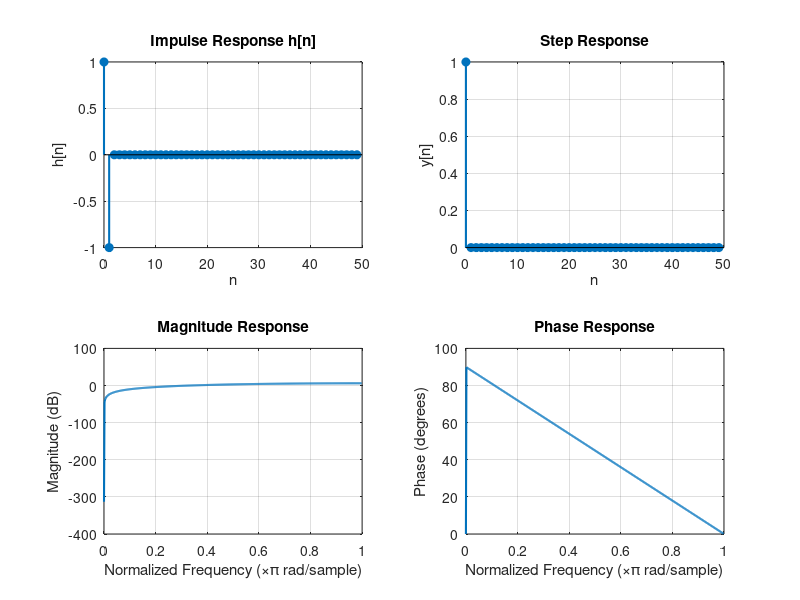

Recreate this plot in MATLAB. (Note: this script raises an error after producing the figure.)
% LTI System - Time and Frequency Response
%
% First Order:
%   1a) y(n) = x(n) - x(n-1)
%   1b) y(n) = 0.2x(n) + 0.2x(n-1) + 0.6y(n-1)
%
% Second Order:
%   2a) y(n) = 0.5x(n) + 0.9x(n-2) - 0.4y(n-2)
%   2b) y(n) = x(n)   + 0.9x(n-2) - 0.4y(n-2)

% Copyright 2026 The MathWorks, Inc.

clc;
clear;
close all;

N    = 50;
Nfft = 512;
n    = 0:N-1;

imp = [1 zeros(1,N-1)];   % unit impulse input
stp = ones(1,N);           % unit step input

% =========================================================
%  SYSTEM COEFFICIENTS   b = numerator,  a = denominator
% =========================================================
% 1a) y(n) = x(n) - x(n-1)
b1a = [1, -1];      a1a = [1];

% 1b) y(n) = 0.2x(n) + 0.2x(n-1) + 0.6y(n-1)
b1b = [0.2, 0.2];   a1b = [1, -0.6];

% 2a) y(n) = 0.5x(n) + 0.9x(n-2) - 0.4y(n-2)
b2a = [0.5, 0, 0.9];   a2a = [1, 0, 0.4];

% 2b) y(n) = x(n) + 0.9x(n-2) - 0.4y(n-2)
b2b = [1, 0, 0.9];     a2b = [1, 0, 0.4];

% =========================================================
%  FIGURE 1 : First Order System 1a
%             y(n) = x(n) - x(n-1)
% =========================================================
figure('Name','First Order - System 1a','NumberTitle','off');

h   = filter(b1a, a1a, imp);
y   = filter(b1a, a1a, stp);
[H,w] = freqz(b1a, a1a, Nfft);

subplot(2,2,1);
stem(n, h, 'filled', 'LineWidth', 1.5);
title('Impulse Response h[n]');
xlabel('n'); ylabel('h[n]'); grid on;

subplot(2,2,2);
stem(n, y, 'filled', 'LineWidth', 1.5);
title('Step Response');
xlabel('n'); ylabel('y[n]'); grid on;

subplot(2,2,3);
plot(w/pi, 20*log10(abs(H)+eps), 'LineWidth', 1.5);
title('Magnitude Response');
xlabel('Normalized Frequency (\times\pi rad/sample)');
ylabel('Magnitude (dB)'); grid on;

subplot(2,2,4);
plot(w/pi, angle(H)*180/pi, 'LineWidth', 1.5);
title('Phase Response');
xlabel('Normalized Frequency (\times\pi rad/sample)');
ylabel('Phase (degrees)'); grid on;

sgtitle('First Order System 1a :  y(n) = x(n) - x(n-1)', ...
        'FontWeight','bold','FontSize',10);

% =========================================================
%  FIGURE 2 : First Order System 1b
%             y(n) = 0.2x(n) + 0.2x(n-1) + 0.6y(n-1)
% =========================================================
figure('Name','First Order - System 1b','NumberTitle','off');

h   = filter(b1b, a1b, imp);
y   = filter(b1b, a1b, stp);
[H,w] = freqz(b1b, a1b, Nfft);

subplot(2,2,1);
stem(n, h, 'filled', 'LineWidth', 1.5);
title('Impulse Response h[n]');
xlabel('n'); ylabel('h[n]'); grid on;

subplot(2,2,2);
stem(n, y, 'filled', 'LineWidth', 1.5);
title('Step Response');
xlabel('n'); ylabel('y[n]'); grid on;

subplot(2,2,3);
plot(w/pi, 20*log10(abs(H)+eps), 'LineWidth', 1.5);
title('Magnitude Response');
xlabel('Normalized Frequency (\times\pi rad/sample)');
ylabel('Magnitude (dB)'); grid on;

subplot(2,2,4);
plot(w/pi, angle(H)*180/pi, 'LineWidth', 1.5);
title('Phase Response');
xlabel('Normalized Frequency (\times\pi rad/sample)');
ylabel('Phase (degrees)'); grid on;

sgtitle('First Order System 1b :  y(n) = 0.2x(n) + 0.2x(n-1) + 0.6y(n-1)', ...
        'FontWeight','bold','FontSize',10);

% =========================================================
%  FIGURE 3 : Second Order System 2a
%             y(n) = 0.5x(n) + 0.9x(n-2) - 0.4y(n-2)
% =========================================================
figure('Name','Second Order - System 2a','NumberTitle','off');

h   = filter(b2a, a2a, imp);
y   = filter(b2a, a2a, stp);
[H,w] = freqz(b2a, a2a, Nfft);

subplot(2,2,1);
stem(n, h, 'filled', 'LineWidth', 1.5);
title('Impulse Response h[n]');
xlabel('n'); ylabel('h[n]'); grid on;

subplot(2,2,2);
stem(n, y, 'filled', 'LineWidth', 1.5);
title('Step Response');
xlabel('n'); ylabel('y[n]'); grid on;

subplot(2,2,3);
plot(w/pi, 20*log10(abs(H)+eps), 'LineWidth', 1.5);
title('Magnitude Response');
xlabel('Normalized Frequency (\times\pi rad/sample)');
ylabel('Magnitude (dB)'); grid on;

subplot(2,2,4);
plot(w/pi, angle(H)*180/pi, 'LineWidth', 1.5);
title('Phase Response');
xlabel('Normalized Frequency (\times\pi rad/sample)');
ylabel('Phase (degrees)'); grid on;

sgtitle('Second Order System 2a :  y(n) = 0.5x(n) + 0.9x(n-2) - 0.4y(n-2)', ...
        'FontWeight','bold','FontSize',10);

% =========================================================
%  FIGURE 4 : Second Order System 2b
%             y(n) = x(n) + 0.9x(n-2) - 0.4y(n-2)
% =========================================================
figure('Name','Second Order - System 2b','NumberTitle','off');

h   = filter(b2b, a2b, imp);
y   = filter(b2b, a2b, stp);
[H,w] = freqz(b2b, a2b, Nfft);

subplot(2,2,1);
stem(n, h, 'filled', 'LineWidth', 1.5);
title('Impulse Response h[n]');
xlabel('n'); ylabel('h[n]'); grid on;

subplot(2,2,2);
stem(n, y, 'filled', 'LineWidth', 1.5);
title('Step Response');
xlabel('n'); ylabel('y[n]'); grid on;

subplot(2,2,3);
plot(w/pi, 20*log10(abs(H)+eps), 'LineWidth', 1.5);
title('Magnitude Response');
xlabel('Normalized Frequency (\times\pi rad/sample)');
ylabel('Magnitude (dB)'); grid on;

subplot(2,2,4);
plot(w/pi, angle(H)*180/pi, 'LineWidth', 1.5);
title('Phase Response');
xlabel('Normalized Frequency (\times\pi rad/sample)');
ylabel('Phase (degrees)'); grid on;

sgtitle('Second Order System 2b :  y(n) = x(n) + 0.9x(n-2) - 0.4y(n-2)', ...
        'FontWeight','bold','FontSize',10);
